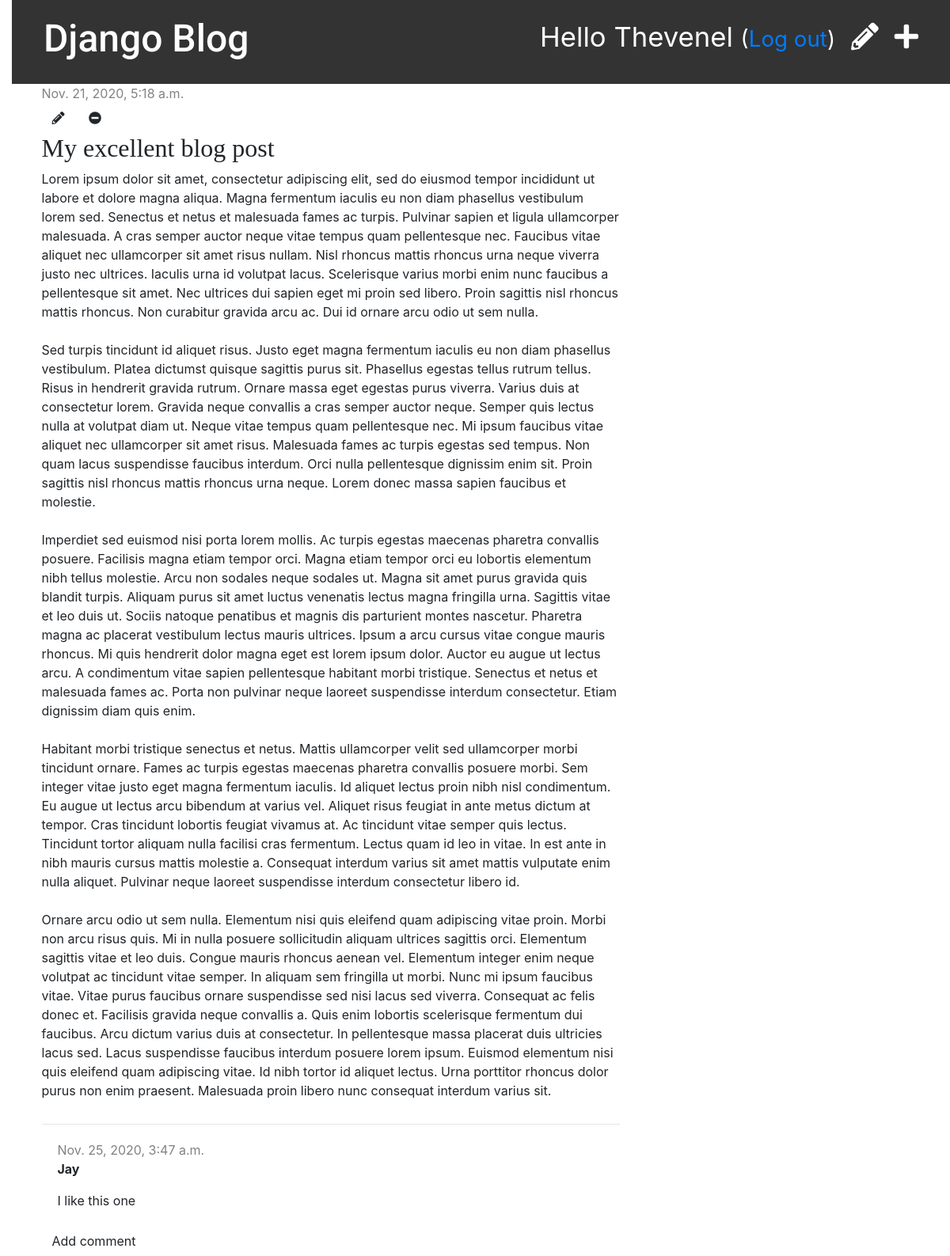
/post/6/ (signed in), run on the app's committed database.
### blog/models.py (models this page shows, shortened)
class Post(models.Model):
    author = models.ForeignKey(settings.AUTH_USER_MODEL, on_delete = models.CASCADE)
    title = models.CharField(max_length=200)
    text = models.TextField()
    created_date = models.DateTimeField(default=timezone.now)
    published_date = models.DateTimeField(blank=True, null=True)

class Comment(models.Model):
    post = models.ForeignKey('blog.Post', on_delete=models.CASCADE, related_name='comments')
    author = models.CharField(max_length=200)
    text = models.TextField()
    created_date = models.DateTimeField(default=timezone.now)
    approved_comment = models.BooleanField(default=False)

### blog/views.py (the view)
# urls.py: path('post/<int:pk>/', views.post_detail, name='post_detail'),
def post_detail(request, pk):
    post = get_object_or_404(Post, pk=pk)
    return render(request, 'blog/post_detail.html', {'post': post} )

### blog/templates/blog/post_detail.html (shortened to what this page needs)
{% extends 'blog/base.html' %}
{% block content %}
    <div class="post">
        {% if post.published_date %}
            <div class="date">
                {{ post.published_date }}
            </div>
        {% else %}
        <a class="btn btn-default" href="{% url 'post_publish' pk=post.pk %}">Publish</a>
        {% endif %}
        {% if user.is_authenticated %}
        <a class="btn btn-default" href="{% url 'post_edit' pk=post.pk %}"><i class="fas fa-pencil-alt"></i></a>
        <a class="btn btn-default" href="{% url 'post_remove' pk=post.pk %}"><span><i class="fas fa-minus-circle"></i></span></a>
        {% endif %}
        <h2> {{ post.title }} </h2>
        <p> {{ post.text|linebreaksbr }} </p>
    </div>
    <hr>
    {% for comment in post.comments.all %}
        {% if user.is_authenticated or comment.approved_comment %}
        <div class="comment">
            <div class="date">
                {{ comment.created_date }}
            </div>
            <strong>{{ comment.author }}</strong>
            <p> {{ comment.text|linebreaks }} </p>
            {% endif %}
        </div>
    {% empty %}
        <p>No comments her yet :(</p>
    {% endfor %}
    <a class="btn btn-default" href="{% url 'add_comment_to_post' pk=post.pk %}">Add comment</a>
    {% endblock content %}

### blog/templates/blog/base.html (shortened to what this page needs)
{% load static %}
<!DOCTYPE html>
<html lang="en">
<head>
    <link rel="stylesheet" href="{% static 'css/blog.css' %}">
    <link rel="stylesheet" href="https://cdn.jsdelivr.net/npm/bootstrap@4.5.3/dist/css/bootstrap.min.css">
    <link rel="stylesheet" href="https://use.fontawesome.com/releases/v5.15.1/css/all.css">
</head>
<body>
    <div class="page-header">
        {% if user.is_authenticated %}
        <a href="{% url 'post_new' %}" class="top-menu"><span><i class="fas fa-plus"></i></span></a>
        <a href="{% url 'post_draft_list' %}" class="top-menu"><span><i class="fas fa-pencil-alt"></i></span></a>
        <p class="top-menu">Hello {{ user.username.title }} <small>(<a href="{% url 'logout' %}">Log out</a>)</small></p>
        {% else %}
        <a href="{% url 'login' %}" class="top-menu"><span><i class="fas fa-user-lock"></i></span></a>
        {% endif %}
        <h1><a href="/">Django Blog</a></h1>
    </div>
    <div class="content container">
        <div class="row">
            <div class="col-md-8">
                {% block content %}
                {% endblock %}
            </div>
        </div>
    </div>
</body>
</html>

### blog/static/css/blog.css (style rules this page uses)
body { padding-left: 15px; }
h1 a, h2 a { color: #ccc; font-family: 'Roboto', sans-serif; }
.page-header { background-color: #333; margin-top: 0; padding: 20px 20px 20px 40px; }
.page-header h1, .page-header h1 a, .page-header h1 a:visited, .page-header h1 a:active { color: #ffffff; font-size: 36pt; text-decoration: none; }
.content { margin-left: 40px; }
h1, h2, h3, h4 { font-family: 'Lobster', cursive; }
.date { color: #828282; }
.top-menu, .top-menu:hover, .top-menu:visited { color: #ffffff; float: right; font-size: 26pt; margin-right: 20px; }
.post { margin-bottom: 30px; }
.comment { margin: 20px 0px 20px 20px; }

### data on the page
Post: published_date "Nov. 21, 2020, 5:18 a.m.", title "My excellent blog post", text "Lorem ipsum dolor sit amet, consectetur adipiscing elit, sed do eiusmod tempor incididunt ut labore et dolore magna aliqua. Magna fermentum iaculis eu non diam phasellus vestibulum lorem sed. Senectus et netus et malesuada fames ac turpis. Pulvinar sapien et ligula ullamcorper malesuada. A cras semper auctor neque vitae tempus quam pellentesque nec. Faucibus vitae aliquet nec ullamcorper sit amet risus nullam. Nisl rhoncus mattis rhoncus urna neque viverra justo nec ultrices. Iaculis urna id volutpat lacus. Scelerisque varius morbi enim nunc faucibus a pellentesque sit amet. Nec ultrices dui sapien eget mi proin sed libero. Proin sagittis nisl rhoncus mattis rhoncus. Non curabitur gravida…"
Comment: created_date "Nov. 25, 2020, 3:47 a.m.", author "Jay", text "I like this one"

### other printed values
{{ user.username.title }} "Thevenel"
